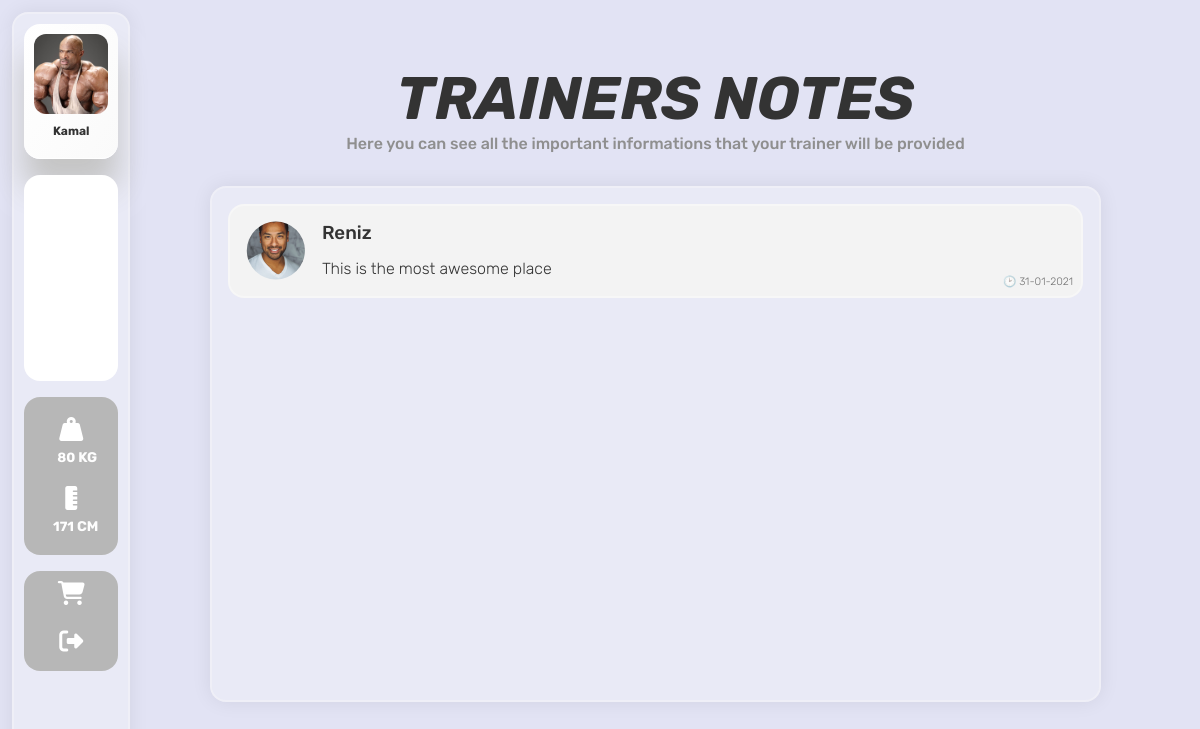
The app's page /notes.php (signed in) with its own data.
### tables this page shows
CREATE TABLE `usertable` (
  `id` int(11) NOT NULL,
  `firstName` varchar(50) DEFAULT NULL,
  `lastName` varchar(50) DEFAULT NULL,
  `gender` varchar(10) DEFAULT NULL,
  `email` varchar(30) NOT NULL,
  `password` varchar(500) NOT NULL,
  `profile_pic` varchar(300) DEFAULT 'images/uploads/logo.jpg',
  `phone` bigint(12) DEFAULT 0,
  `role` varchar(10) NOT NULL DEFAULT 'user'
);

CREATE TABLE `userwh` (
  `id` int(11) NOT NULL,
  `user_id` int(11) NOT NULL,
  `user_weight` int(11) NOT NULL DEFAULT 0,
  `user_height` int(11) NOT NULL DEFAULT 0
);

CREATE TABLE `advice` (
  `id` int(11) NOT NULL,
  `trainer_id` int(11) NOT NULL,
  `user_id` int(11) NOT NULL,
  `message` varchar(2000) NOT NULL,
  `send_time` varchar(20) NOT NULL
);

CREATE TABLE `trainer` (
  `id` int(11) NOT NULL,
  `trainerName` varchar(50) NOT NULL,
  `trainerAbout` varchar(200) NOT NULL,
  `trainerImage` varchar(200) NOT NULL,
  `trainerEOX` int(11) NOT NULL,
  `user_id` int(11) NOT NULL
);

### notes.php (the view)
<?php
    include('commonPartTop.php');
?>
<div class="trainerMainBox">
    <h1 class="trainerTitle">TRAINERS NOTES</h1>
    <h4 class="trainerSubTitle">Here you can see all the important informations that your trainer will be provided</h4>
    <div class="notesMainbox">
        <?php
        require('./includes/db.inc.php');
        if(isset($_SESSION['user_id'])) {
            $uid = $_SESSION['user_id'];
            $sql = "SELECT * FROM advice WHERE user_id='$uid';";
            $result = mysqli_query($conn, $sql);
            while($row = mysqli_fetch_assoc($result)) {
                echo '
                <div class="eachNotes">
                    <div class="picSection">
                    ';
                    $trainerId = $row['trainer_id'];
                    $trainerSql = "SELECT * FROM trainer WHERE user_id='$trainerId';";
                    $trainerResult = mysqli_fetch_assoc(mysqli_query($conn, $trainerSql));
                    echo '
                        <img src="'.$trainerResult['trainerImage'].'" class="trainePic" alt="">
                    </div>
                    <div class="noteSection">
                        <h3 class="trainersName">'.$trainerResult['trainerName'].'</h3>
                        <h4 class="trainerNote">'.$row["message"].'</h4>
                        <h6 class="noteDateAndTime">&#128337; '.$row['send_time'].'</h6>
                    </div>
                </div>
                ';
            }
        }
        ?>
    </div>
</div>
<?php
    include('commonPartBottom.php');
?>

### commonPartTop.php (shortened to what this page needs)
<?php
    include('./includes/db.inc.php');
?>
<!DOCTYPE html>
<html lang="en">
<head>
    <link rel="stylesheet" href="css/style.css">
</head>
<body>
    <div class="mainBox">
        <?php
            if(isset($_SESSION['user_id'])) {
                echo '<div class="mainLeftSideMenuBox">
                <div class="mainMenuBox">
                    <div class="userImageAndNameBox">
                    <div class="logoBox" id="userImageLabel">
                        <input type="file" id="user-image-upload">
                        <label title="Change DP" for="user-image-upload"><i class="fas fa-camera camera-icon"></i></label>
                    </div>
                    <h2 class="user-name">';
                    $uid = $_SESSION['user_id'];
                    $sql = "SELECT * FROM  usertable WHERE id='$uid';";
                    $row = mysqli_fetch_assoc(mysqli_query($conn, $sql));
                    echo $row['firstName'].'</h2>
                    <input type="hidden" id="userDP" value="'. $row['profile_pic'] .'">
                    </div>';
                    $WHSql = "SELECT * FROM userWH WHERE user_id='$uid'";
                    $WHRow = mysqli_fetch_assoc(mysqli_query($conn, $WHSql));
                    echo '
                    <div class="trainer-main-box">
                    <video src="images/campfire.mp4" muted autoplay loop class="menuVideo"></video>
                    <a href="Trainers.php" title="Trainers"><i class="fas fa-walking userWeightIcon"></i>Trainer</a>
                    <a href="products.php" title="Products"><i class="fas fa-shopping-bag userWeightIcon"></i>Products</a>
                    <a href="notes.php" title="Notes"><i class="fas fa-clipboard userWeightIcon"></i>Notes</a>
                    </div>
                    <div class="weightAndHeightBox">
                    <video src="images/campfire.mp4" muted autoplay loop class="menuVideo2"></video>
                    <div class="video-cover"></div>
                        <div class="subWHBox">
                            <i class="fas fa-weight-hanging userWeightIcon"></i>
                            <span><input type="text" value="'.$WHRow['user_weight'].'" name="weight" id="userWeight" class="whInputs" onchange="changeWeight()">
                                <h4>KG</h4>
                            </span>
                        </div>
                        <div class="subWHBox">
                            <i class="fas fa-ruler-vertical userWeightIcon"></i>
                            <span><input type="text" value="'.$WHRow['user_height'].'" name="height" id="userHeight" class="whInputs" onchange="changeHeight()">
                                <h4>CM</h4>
                            </span>
                        </div>
                    </div>
                    <div class="logoutSettingsBox">
                    <video src="images/campfire.mp4" muted autoplay loop class="menuVideo3"></video>
                    <div class="video-cover"></div>
                        <a href="cart.php"><i class="fas fa-shopping-cart userWeightIcon"></i></a>
                        <a href="includes/logout.inc.php"><i class="fas fa-sign-out-alt userWeightIcon"></i></a>
                    </div>
                </div>
            </div>';
            }
        ?>

### css/style.css (style rules this page uses)
* { margin: 0; padding: 0; text-decoration: none; outline: none; font-family: 'Rubik', sans-serif; }
body { width: 100%; height: 100vh; background: #E2E3F4; }
.mainBox { position: relative; width: 100%; height: 100vh; display: flex; }
.mainLeftSideMenuBox { position: relative; width: 10%; height: 100%; box-sizing: border-box; padding: 12px; }
.mainMenuBox { position: fixed; height: 100%; padding: 10px; box-sizing: border-box; border-radius: 16px; background: #e9eaf6; border: 2px solid rgba(248, 246, 246, 0.383); box-shadow: 0 0 20px rgba(0, 0, 0, 0.075); display: flex; flex-direction: column; row-gap: 16px; }
.logoBox { position: relative; height: 80px; background: white; border-radius: 12px; background: url('../images/logo.jpg'); background-position: center; background-size: cover; display: flex; justify-content: center; align-items: center; }
.user-name { position: relative; width: 100%; text-align: center; padding: 10px; box-sizing: border-box; color: #333; font-size: 1vw; overflow: hidden; text-overflow: ellipsis; white-space: nowrap; }
.weightAndHeightBox { position: relative; width: 100%; overflow: hidden; padding: 10px; box-sizing: border-box; background: #fff; border-radius: 16px; }
.weightAndHeightBox span { font-size: 14px; display: flex; color: rgb(253, 253, 253); }
.subWHBox { position: relative; width: 100%; padding: 10px; box-sizing: border-box; display: flex; flex-direction: column; justify-content: center; align-items: center; }
.userWeightIcon { position: relative; font-size: 24px; color: rgb(255, 255, 255); margin-bottom: 8px; z-index: 3; }
.whInputs { width: 30px; border: none; background: transparent; text-align: right; font-weight: bold; padding-right: 3px; color: rgb(255, 255, 255); }
.userImageAndNameBox { position: relative; padding: 10px; background: linear-gradient(120deg,rgb(255, 255, 255),rgb(250, 250, 250)); box-shadow: 0 30px 30px rgb(197, 197, 197); border-bottom: 1px solid white; border-radius: 16px; }
.logoutSettingsBox { position: relative; padding: 10px; background: white; border-radius: 16px; display: flex; flex-direction: column; gap: 16px; overflow: hidden; justify-content: center; align-items: center; }
.menuVideo { position: absolute; width: 650px; transform: translateX(5%); top: 0px; }
.menuVideo2 { position: absolute; width: 650px; transform: translateX(5%); top: -140px; left: -300px; }
.menuVideo3 { position: absolute; width: 650px; transform: translateX(5%); top: -300px; left: -300px; }
.video-cover { position: absolute; top: 0; left: 0; background: rgba(0, 0, 0, 0.281); width: 100%; height: 100%; }
.trainer-main-box { position: relative; padding: 10px; background: white; border-radius: 16px; display: flex; flex-direction: column; justify-content: center; align-items: center; gap: 24px; overflow: hidden; }
.trainer-main-box a { position: relative; display: flex; flex-direction: column; align-items: center; color: #fff; font-weight: bold; text-transform: uppercase; font-size: 12px; box-sizing: border-box; }
.trainerMainBox { position: relative; width: 100%; padding: 10px; height: 100%; box-sizing: border-box; }
.trainerTitle { position: relative; width: 100%; text-align: center; font-size: 60px; color: #333; font-style: italic; margin-top: 5%; }
.trainerSubTitle { color: rgb(143, 143, 143); position: relative; width: 100%; text-align: center; font-weight: 500; }
.notesMainbox { width: 80%; position: relative; padding: 16px; background: #e9eaf6; border: 2px solid rgba(248, 246, 246, 0.383); box-shadow: 0 0 20px rgba(0, 0, 0, 0.075); margin: 3% auto; min-height: 60vh; border-radius: 16px; display: flex; row-gap: 16px; flex-direction: column; box-sizing: border-radius; }
.eachNotes { position: relative; padding: 16px; background: rgb(243, 243, 243); display: flex; column-gap: 16px; border-radius: 16px; border: 2px solid rgba(255, 255, 255, 0.342); }
.picSection { display: flex; align-items: flex-start; min-width: 60px; }
.noteSection { display: flex; flex-direction: column; gap: 14px; }
.trainePic { position: absolute; top: 0; width: 60px; clip-path: circle(38% at 50% 50%); }
.trainersName { color: #333; font-weight: 500; }
.trainerNote { color: #333; font-weight: 300; line-height: 1.4; }
.noteDateAndTime { font-weight: 300; position: absolute; color: rgba(51, 51, 51, 0.685); right: 0; bottom: 0; box-sizing: border-box; padding: 8px; }

### records on screen
usertable: firstName "Kamal"
userwh: weight "80", height "171"
advice: trainer.trainerImage (picture), trainer.trainerName "Reniz", message "This is the most awesome place", send_time "31-01-2021"
